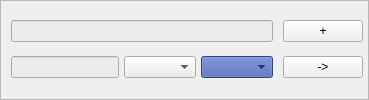
            <widget class="QFrame" name="frame_15">
             <property name="styleSheet">
              <string notr="true"/>
             </property>
             <property name="frameShape">
              <enum>QFrame::StyledPanel</enum>
             </property>
             <property name="frameShadow">
              <enum>QFrame::Raised</enum>
             </property>
             <property name="info" stdset="0">
              <bool>true</bool>
             </property>
             <layout class="QHBoxLayout" name="horizontalLayout_74" stretch="15,1">
              <property name="spacing">
               <number>5</number>
              </property>
              <property name="sizeConstraint">
               <enum>QLayout::SetMinimumSize</enum>
              </property>
              <property name="leftMargin">
               <number>5</number>
              </property>
              <property name="topMargin">
               <number>5</number>
              </property>
              <property name="rightMargin">
               <number>5</number>
              </property>
              <property name="bottomMargin">
               <number>5</number>
              </property>
              <item>
               <widget class="QWidget" name="info_15" native="true">
                <layout class="QVBoxLayout" name="verticalLayout_23" stretch="0,0">
                 <property name="spacing">
                  <number>5</number>
                 </property>
                 <property name="leftMargin">
                  <number>5</number>
                 </property>
                 <property name="topMargin">
                  <number>5</number>
                 </property>
                 <property name="rightMargin">
                  <number>5</number>
                 </property>
                 <property name="bottomMargin">
                  <number>5</number>
                 </property>
                 <item>
                  <widget class="QLineEdit" name="title_15">
                   <property name="styleSheet">
                    <string notr="true">background-color:#ececec;</string>
                   </property>
                   <property name="readOnly">
                    <bool>true</bool>
                   </property>
                   <property name="noborder" stdset="0">
                    <bool>true</bool>
                   </property>
                   <property name="title" stdset="0">
                    <bool>true</bool>
                   </property>
                  </widget>
                 </item>
                 <item>
                  <layout class="QHBoxLayout" name="dau_15">
                   <item>
                    <widget class="QLineEdit" name="date_15">
                     <property name="styleSheet">
                      <string notr="true">background-color: #ececec;</string>
                     </property>
                     <property name="frame">
                      <bool>true</bool>
                     </property>
                     <property name="readOnly">
                      <bool>true</bool>
                     </property>
                     <property name="noborder" stdset="0">
                      <bool>true</bool>
                     </property>
                    </widget>
                   </item>
                   <item>
                    <widget class="QComboBox" name="author_15">
                     <property name="styleSheet">
                      <string notr="true">background-color: #ececec;</string>
                     </property>
                     <property name="maxVisibleItems">
                      <number>5</number>
                     </property>
                     <property name="readOnly" stdset="0">
                      <bool>true</bool>
                     </property>
                     <property name="noborder" stdset="0">
                      <bool>true</bool>
                     </property>
                    </widget>
                   </item>
                   <item>
                    <widget class="QComboBox" name="url_15">
                     <property name="styleSheet">
                      <string notr="true">background-color: rgb(69, 92, 168);</string>
                     </property>
                     <property name="maxVisibleItems">
                      <number>5</number>
                     </property>
                     <property name="noborder" stdset="0">
                      <bool>true</bool>
                     </property>
                     <property name="readOnly" stdset="0">
                      <bool>true</bool>
                     </property>
                    </widget>
                   </item>
                  </layout>
                 </item>
                </layout>
               </widget>
              </item>
              <item>
               <layout class="QVBoxLayout" name="button_layout_15">
                <property name="spacing">
                 <number>0</number>
                </property>
                <item>
                 <widget class="QPushButton" name="buttonAdd_15">
                  <property name="text">
                   <string>+</string>
                  </property>
                  <property name="red" stdset="0">
                   <string>1</string>
                  </property>
                 </widget>
                </item>
                <item>
                 <widget class="QPushButton" name="buttonGo_15">
                  <property name="text">
                   <string>-&gt;</string>
                  </property>
                 </widget>
                </item>
               </layout>
              </item>
             </layout>
            </widget>
